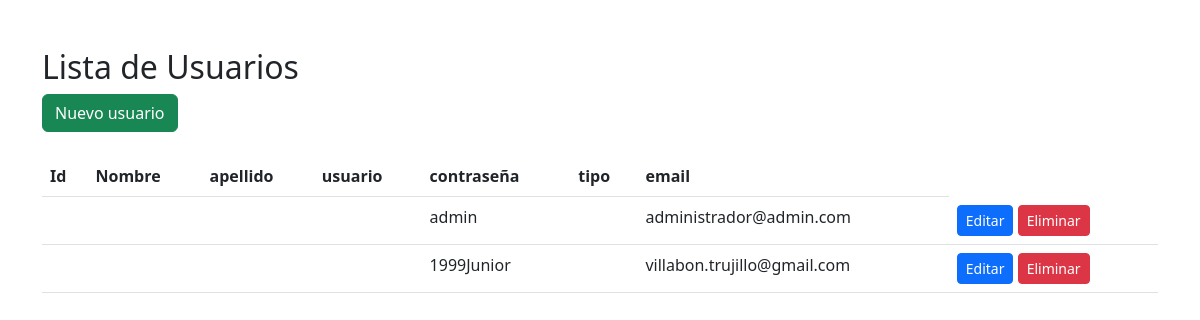
Page /crudusuarios/index.php on the committed database.
### tables this page shows
CREATE TABLE `usuario` (
  `id` int(11) NOT NULL,
  `nombre` varchar(155) DEFAULT NULL,
  `email` varchar(75) DEFAULT NULL,
  `user` varchar(55) DEFAULT NULL,
  `contrasena` varchar(30) DEFAULT NULL,
  `direccion` varchar(65) DEFAULT NULL,
  `estrato` int(11) DEFAULT NULL,
  `telefono` float DEFAULT NULL,
  `rol_id` int(11) NOT NULL
);

### crudusuarios/index.php (the view, shortened to what this page needs)
<!DOCTYPE html>
<html lang="es">
<head>
    <link rel="stylesheet" href="https://cdn.jsdelivr.net/npm/bootstrap@5.2.0-beta1/dist/css/bootstrap.min.css">
</head>
<body>
    <div class="container my-5">
        <h2>Lista de Usuarios</h2>
        <a class="btn btn-success" href="create.php" role="button">Nuevo usuario</a>
        <br>
        <br>
        <table class="table">
            <thead>
                <tr>
                    <th>Id</th>
                    <th>Nombre</th>
                    <th>apellido</th>
                    <th>usuario</th>
                    <th>contraseña</th>
                    <th>tipo</th>
                    <th>email</th>
                </tr>
            </thead>
            <tbody>
                <?php
                    $servername = "localhost";
                    $username = "root";
                    $password = "";
                    $database = "visionviajera";
                    $connection = new mysqli($servername, $username, $password, $database);
                    $sql = "SELECT * FROM usuario";
                    $result = $connection->query($sql);
                    while($row = $result->fetch_assoc()) {
                        echo "
                        <tr>
                            <td>$row[idUsuario]</td>
                            <td>$row[nomUsuario]</td>
                            <td>$row[apeUsuario]</td>
                            <td>$row[username]</td>
                            <td>$row[contrasena]</td>
                            <td>$row[tipo]</td>
                            <td>$row[email]</td>
                            <td>
                                <a class='btn btn-primary btn-sm' href='edit.php?id=$row[idUsuario]'>Editar</a>
                                <a class='btn btn-danger btn-sm' href='delete.php?id=$row[idUsuario]'>Eliminar</a>
                            </td>
                        </tr>
                        ";
                    }
                ?>
            </tbody>
        </table>
    </div>
</body>
</html>

### rows in the picture
usuario: contrasena "admin", email "administrador@admin.com"
usuario: contrasena "1999Junior", email "villabon.trujillo@gmail.com"
